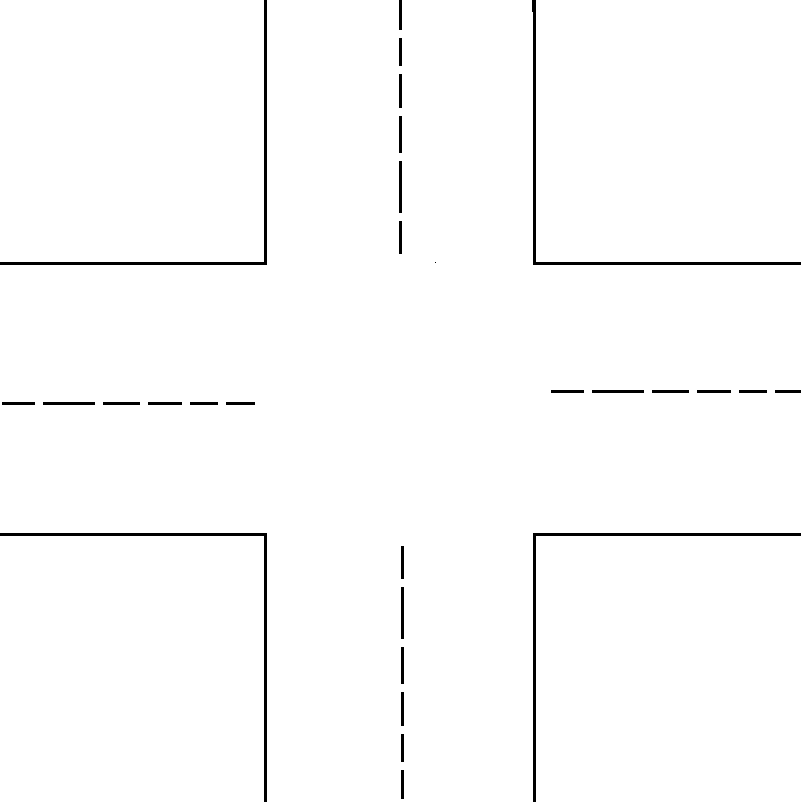
%> input picture road.png, 801 x 802 px
$ octave imageSegmentionTraffic.m   (GNU Octave 9; MATLAB toolbox functions it lacks are replaced by stand-ins)
%> lines starting %> are read from the running program, lines starting %| are printed output that depends on the picture; in (x1, y1, x2, y2) boxes, pixels count from 0 and x2, y2 are one past the last pixel; in counts of white or black regions, pixels touching at a corner belong together; the program's own positions count from 1
clear all;
I = imread('road.png');
%> I is the input picture: size 802x801x3 uint8; 98.6% white; 29 black regions (1 under 20 px), largest, box (x1, y1, x2, y2) and area: (532, 0, 801, 265) 1602, (533, 533, 801, 802) 1602, (0, 533, 267, 802) 1599
J = imread('roadandcars.png');
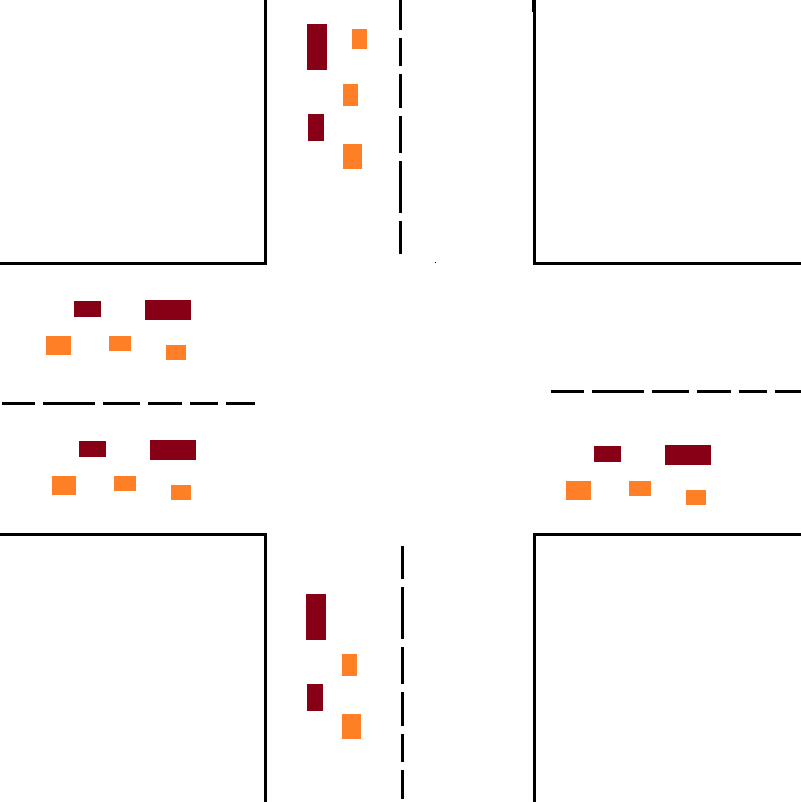
%> input picture roadandcars.png, 801 x 802 px
%> J is the input picture: size 802x801x3 uint8; mean R, G, B 250.2, 247.7, 247.2
K = imabsdiff(I,J);
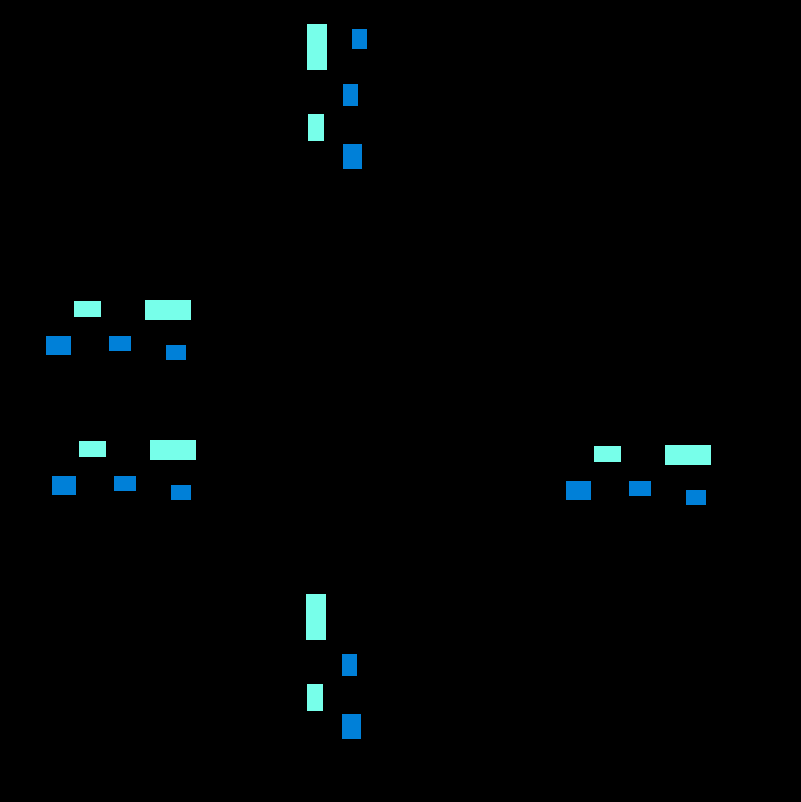
%> K: size 802x801x3 uint8; mean R, G, B 1.3, 3.7, 4.2
th = graythresh(K);
%> th = 0.231
L = im2bw(K,th);
%> L: size 802x801 logical; 1.9% white; 24 white regions, largest, box (x1, y1, x2, y2) and area: (307, 24, 327, 70) 920, (145, 300, 191, 320) 920, (150, 440, 196, 460) 920
Lane1=imcrop(L,[266 0  270 266 ]);
%> Lane1: size 266x271 logical; 3.4% white; 5 white regions, box (x1, y1, x2, y2) and area: (42, 24, 62, 70) 920, (78, 144, 97, 169) 475, (43, 114, 59, 141) 432, (78, 84, 93, 106) 330, (87, 29, 102, 49) 300
Lane2=imcrop(L,[536 265 270 266]);
%> Lane2: size 267x266 logical; 3.5% white; 5 white regions, box (x1, y1, x2, y2) and area: (130, 181, 176, 201) 920, (31, 217, 56, 236) 475, (59, 182, 86, 198) 432, (94, 217, 116, 232) 330, (151, 226, 171, 241) 300
Lane3=imcrop(L,[267 537  270 266]);
%> Lane3: size 266x271 logical; 3% white; 4 white regions, box (x1, y1, x2, y2) and area: (40, 58, 60, 104) 920, (76, 178, 95, 203) 475, (41, 148, 57, 175) 432, (76, 118, 91, 140) 330
Lane4=imcrop(L,[0,267,270,266]);
%> Lane4: size 267x270 logical; 6.8% white; 10 white regions, largest, box (x1, y1, x2, y2) and area: (145, 34, 191, 54) 920, (150, 174, 196, 194) 920, (46, 70, 71, 89) 475
[LabeledIm1,ConnectedObj1] = bwlabel(Lane1,4);
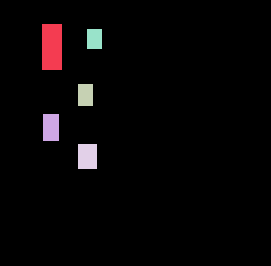
%> LabeledIm1: size 266x271 double; 6 distinct labels, from 0 to 5; one colour per label, 0 black
%> ConnectedObj1 = 5
[LabeledIm2,ConnectedObj2] = bwlabel(Lane2,4);
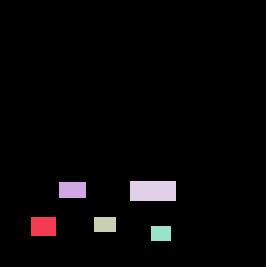
%> LabeledIm2: size 267x266 double; 6 distinct labels, from 0 to 5; one colour per label, 0 black
%> ConnectedObj2 = 5
[LabeledIm3,ConnectedObj3] = bwlabel(Lane3,4);
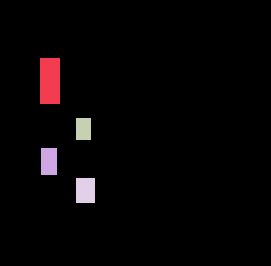
%> LabeledIm3: size 266x271 double; 5 distinct labels, from 0 to 4; one colour per label, 0 black
%> ConnectedObj3 = 4
[LabeledIm4,ConnectedObj4] = bwlabel(Lane4,4);
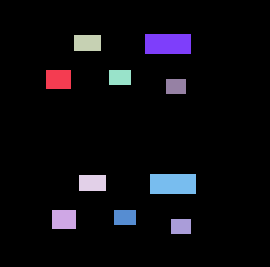
%> LabeledIm4: size 267x270 double; 11 distinct labels, from 0 to 10; one colour per label, 0 black
%> ConnectedObj4 = 10
coloredLabels = label2rgb (LabeledIm1, 'hsv', 'k', 'shuffle');
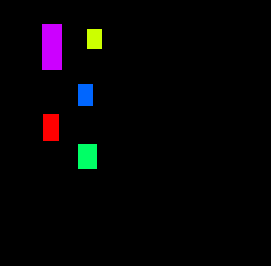
%> coloredLabels: size 266x271x3 uint8; mean R, G, B 5, 3.2, 5.1
subplot(221),imshow(Lane1),title('Lane1'),
subplot(222),imshow(Lane2),title('Lane2'),
subplot(223),imshow(Lane3),title('Lane3'),
subplot(224),imshow(Lane4),title('Lane4'),
